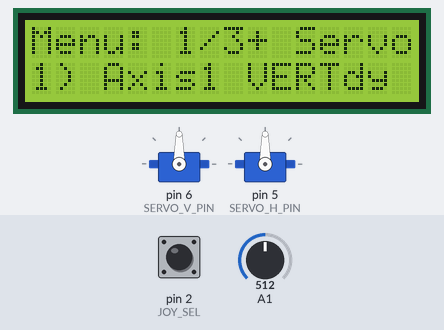
A program run on a simulated Arduino Uno, built with avr-gcc and run on an emulated ATmega328P. On the bench: 2 × servo, 16×2 character LCD. The inputs (shaded band) are chosen by the test bench; at power-on: A1 = 512, pin 2 (JOY_SEL) HIGH.

Above: at 2.4 s.
2.5 s: A1 set to 400
4.0 s: A1 set to 378
At 5.2 s:
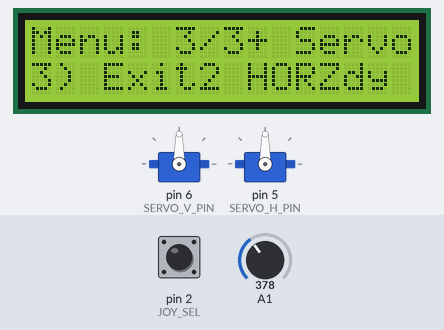
5.6 s: pin 2 (JOY_SEL) pulled LOW for 0.15 s
At 5.9 s:
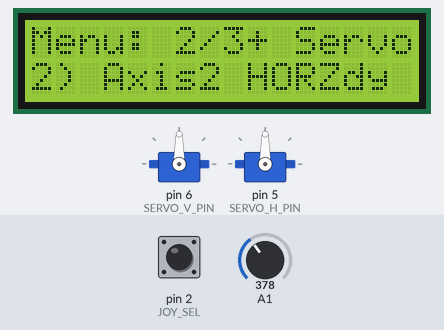
7.4 s: A1 set to 621
8.9 s: A1 set to 647
At 10.2 s:
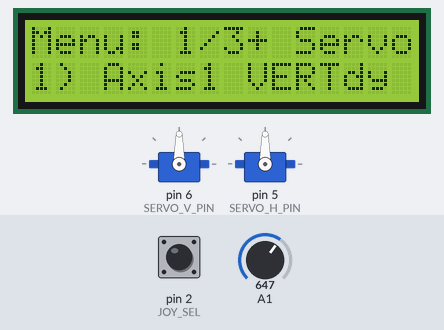
10.5 s: pin 2 (JOY_SEL) pulled LOW for 0.15 s
At 10.81 s:
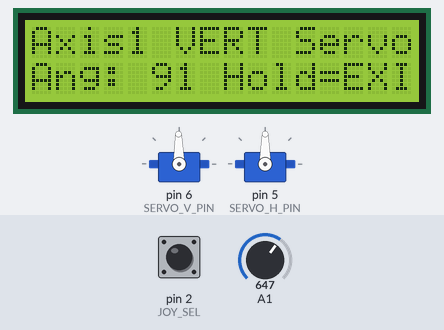
Timing chart, 0 to 14.0 s (numbered marks = the images above; inputs shaded):
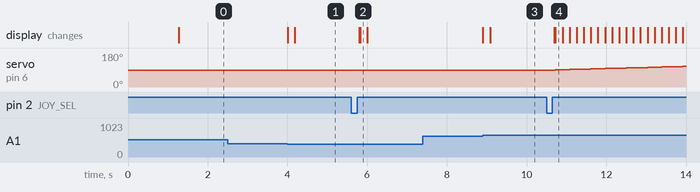

Measured:
- the behaviour switches between 392 and 391 on A1 (found by bisection; images 0 and 1)
- the behaviour switches between 632 and 633 on A1 (found by bisection; images 2 and 3)
- after the input at 2.5 s, every drawn part: stays the same
- after the input at 4.0 s, the display: first changes at once (image 1 shows a later state)
- after the input at 5.6 s, the display: first changes after 0.20 s (image 2 shows a later state)
- after the input at 7.4 s, every drawn part: stays the same
- after the input at 8.9 s, the display: first changes at once (image 3 shows a later state)
- after the input at 10.5 s, servo on pin 6 (SERVO_V_PIN): moves from 90° to 109° over 3.2 s, starting after 0.22 s; the display: first changes after 0.20 s (image 4 shows a later state)

The program:

main.cpp
```cpp
#include <LiquidCrystal.h>
#include <Servo.h>
// ---------------- LCD 16x2 (paralelo) ----------------
LiquidCrystal lcd(12, 11, 10, 9, 8, 7);
// ---------------- Joystick ----------------
#define JOY_X A0 // HORZ
#define JOY_Y A1 // VERT
#define JOY_SEL 2 // clique (INPUT_PULLUP)
// ---------------- Servos (2 eixos) ----------------
Servo servoV; // Axis 1 (Vertical)
Servo servoH; // Axis 2 (Horizontal)
#define SERVO_V_PIN 6
#define SERVO_H_PIN 5
// ---------------- Parâmetros ----------------
int angV = 90;
int angH = 90;
const int ANG_MIN = 0;
const int ANG_MAX = 180;
const int ADC_CENTER = 512;
const int DEADZONE = 120;
const unsigned long REPEAT_MS_MIN = 50;
const unsigned long REPEAT_MS_MAX = 220;
const unsigned long LONGPRESS_MS = 800;
const unsigned long SEL_DB_MS = 40;
// ---------------- Menu / Estados ----------------
enum Mode {
 MODE_MENU = 0,
 MODE_AXIS1_VERT,
 MODE_AXIS2_HORZ
};
Mode mode = MODE_MENU;
int menuIndex = 0;
unsigned long tRepeat = 0;
// LCD anti-flicker
int lastLine0Hash = -1;
int lastLine1Hash = -1;
// Botão SEL
bool selLastRaw = HIGH;
bool selStable = HIGH;
unsigned long tDebounce = 0;
unsigned long tPressStart = 0;
bool longPressFired = false;
int hashLine(const char* s) {
 int h = 0;
 while (*s) h = (h * 31) + *s++;
 return h;
}
void lcdWrite2(const char* l0, const char* l1) {
 int h0 = hashLine(l0);
 int h1 = hashLine(l1);
 if (h0 == lastLine0Hash && h1 == lastLine1Hash) return;
 lastLine0Hash = h0;
 lastLine1Hash = h1;
 lcd.setCursor(0, 0);
 lcd.print(" ");
 lcd.setCursor(0, 0);
 lcd.print(l0);
 lcd.setCursor(0, 1);
 lcd.print(" ");
 lcd.setCursor(0, 1);
 lcd.print(l1);
}
int joyAxisStep(int pin, int &magAbs) {
 int v = analogRead(pin);
 int delta = v - ADC_CENTER;
 if (delta > DEADZONE) { magAbs = delta; return +1; }
 if (delta < -DEADZONE){ magAbs = -delta; return -1; }
 magAbs = 0;
 return 0;
}
unsigned long intervalByMag(int magAbs) {
 if (magAbs < 0) magAbs = 0;
 if (magAbs > 511) magAbs = 511;
 return (unsigned long)map(magAbs, 0, 511, REPEAT_MS_MAX, REPEAT_MS_MIN);
}
bool allowRepeat(unsigned long intervalMs) {
 unsigned long now = millis();
 if (now - tRepeat >= intervalMs) {
 tRepeat = now;
 return true;
 }
 return false;
}
// SEL: 1=short click, 2=long press, 0=none
int selEvent() {
 bool raw = digitalRead(JOY_SEL);
 if (raw != selLastRaw) {
 selLastRaw = raw;
 tDebounce = millis();
 }
 if (millis() - tDebounce > SEL_DB_MS) {
 if (raw != selStable) {
 selStable = raw;
 if (selStable == LOW) {
 tPressStart = millis();
 longPressFired = false;
 } else {
 if (!longPressFired) return 1;
 }
 }
 }
 if (selStable == LOW && !longPressFired) {
 if (millis() - tPressStart >= LONGPRESS_MS) {
 longPressFired = true;
 return 2;
 }
 }
 return 0;
}
void drawMenu() {
 const char* items[3] = {"1) Axis1 VERT",
 "2) Axis2 HORZ",
 "3) Exit"
 };
 char line0[17];
 char line1[17];
 snprintf(line0, sizeof(line0), "Menu: %d/3", menuIndex + 1);
 snprintf(line1, sizeof(line1), "%s", items[menuIndex]);
 lcdWrite2(line0, line1);
}
void drawAxis1() {
 char l0[17], l1[17];
 snprintf(l0, sizeof(l0), "Axis1 VERT");
 snprintf(l1, sizeof(l1), "Ang:%3d Hold=EXIT", angV);
 lcdWrite2(l0, l1);
}
void drawAxis2() {
 char l0[17], l1[17];
 snprintf(l0, sizeof(l0), "Axis2 HORZ");
 snprintf(l1, sizeof(l1), "Ang:%3d Hold=EXIT", angH);
 lcdWrite2(l0, l1);
}
void setup() {
 pinMode(JOY_SEL, INPUT_PULLUP);
 servoV.attach(SERVO_V_PIN);
 servoH.attach(SERVO_H_PIN);
 servoV.write(angV);
 servoH.write(angH);
 lcd.begin(16, 2);
 lcdWrite2("Joystick + Servo", "Robot Arm Ready");
 delay(1200);
 mode = MODE_MENU;
 menuIndex = 0;
 drawMenu();
}
void loop() {
 int ev = selEvent();
 if (mode == MODE_MENU) {
 int mag = 0;
 int yStep = joyAxisStep(JOY_Y, mag);
 unsigned long rep = intervalByMag(mag);
 // yStep>0 (cima) -> menuIndex--
 // yStep<0 (baixo) -> menuIndex++
 if (yStep != 0 && allowRepeat(rep)) {
 if (yStep > 0) {
 if (menuIndex > 0) menuIndex--;
 } else {
 if (menuIndex < 2) menuIndex++;
 }
 drawMenu();
 }
 if (ev == 1) {
 if (menuIndex == 0) { mode = MODE_AXIS1_VERT; drawAxis1(); }
 else if (menuIndex == 1) { mode = MODE_AXIS2_HORZ; drawAxis2(); }
 else { menuIndex = 0; drawMenu(); }
 }
 }
 if (mode == MODE_AXIS1_VERT) {
 if (ev == 2) { mode = MODE_MENU; drawMenu(); delay(150); return; }
 int mag = 0;
 int yStep = joyAxisStep(JOY_Y, mag);
 unsigned long rep = intervalByMag(mag);
 if (yStep != 0 && allowRepeat(rep)) {
 if (yStep > 0) angV++;
 else angV--;
 if (angV < ANG_MIN) angV = ANG_MIN;
 if (angV > ANG_MAX) angV = ANG_MAX;
 servoV.write(angV);
 drawAxis1();
 }
 }
 if (mode == MODE_AXIS2_HORZ) {
 if (ev == 2) { mode = MODE_MENU; drawMenu(); delay(150); return; }
 int mag = 0;
 int xStep = joyAxisStep(JOY_X, mag);
 unsigned long rep = intervalByMag(mag);
 if (xStep != 0 && allowRepeat(rep)) {
 // Convenção: um lado aumenta, outro diminui
 if (xStep > 0) angH++;
 else angH--;
 if (angH < ANG_MIN) angH = ANG_MIN;
 if (angH > ANG_MAX) angH = ANG_MAX;
 servoH.write(angH);
 drawAxis2();
 }
 }
 delay(10);
}
```
